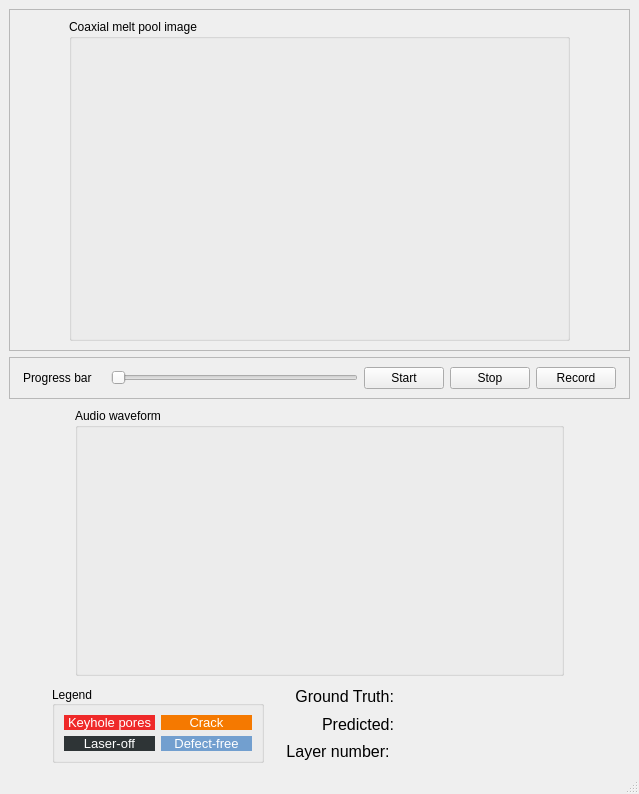
<?xml version="1.0" encoding="UTF-8"?>
<ui version="4.0">
 <class>MainWindow</class>
 <widget class="QMainWindow" name="MainWindow">
  <property name="geometry">
   <rect>
    <x>0</x>
    <y>0</y>
    <width>639</width>
    <height>794</height>
   </rect>
  </property>
  <property name="windowTitle">
   <string>Multisensor monitoring and defect detection</string>
  </property>
  <widget class="QWidget" name="centralwidget">
   <layout class="QVBoxLayout" name="verticalLayout_2" stretch="5,0,4,1">
    <item>
     <widget class="QFrame" name="frame">
      <property name="frameShape">
       <enum>QFrame::StyledPanel</enum>
      </property>
      <property name="frameShadow">
       <enum>QFrame::Raised</enum>
      </property>
      <layout class="QHBoxLayout" name="horizontalLayout_8" stretch="1,9,1">
       <property name="leftMargin">
        <number>3</number>
       </property>
       <property name="rightMargin">
        <number>3</number>
       </property>
       <item>
        <spacer name="horizontalSpacer_5">
         <property name="orientation">
          <enum>Qt::Horizontal</enum>
         </property>
         <property name="sizeHint" stdset="0">
          <size>
           <width>40</width>
           <height>20</height>
          </size>
         </property>
        </spacer>
       </item>
       <item>
        <widget class="QGroupBox" name="groupBox_3">
         <property name="title">
          <string>Coaxial melt pool image</string>
         </property>
         <layout class="QVBoxLayout" name="verticalLayout_5">
          <item>
           <widget class="QLabel" name="image_label"/>
          </item>
         </layout>
        </widget>
       </item>
       <item>
        <spacer name="horizontalSpacer_6">
         <property name="orientation">
          <enum>Qt::Horizontal</enum>
         </property>
         <property name="sizeHint" stdset="0">
          <size>
           <width>40</width>
           <height>20</height>
          </size>
         </property>
        </spacer>
       </item>
      </layout>
     </widget>
    </item>
    <item>
     <widget class="QFrame" name="frame_2">
      <property name="frameShape">
       <enum>QFrame::StyledPanel</enum>
      </property>
      <property name="frameShadow">
       <enum>QFrame::Raised</enum>
      </property>
      <layout class="QHBoxLayout" name="horizontalLayout_13" stretch="2,6,0,2">
       <property name="leftMargin">
        <number>13</number>
       </property>
       <property name="rightMargin">
        <number>13</number>
       </property>
       <item>
        <layout class="QHBoxLayout" name="horizontalLayout_15">
         <item>
          <widget class="QLabel" name="label">
           <property name="text">
            <string>Progress bar</string>
           </property>
          </widget>
         </item>
        </layout>
       </item>
       <item>
        <widget class="QSlider" name="progress_slider">
         <property name="orientation">
          <enum>Qt::Horizontal</enum>
         </property>
        </widget>
       </item>
       <item>
        <widget class="QPushButton" name="start_button">
         <property name="text">
          <string>Start</string>
         </property>
        </widget>
       </item>
       <item>
        <layout class="QHBoxLayout" name="horizontalLayout_14">
         <item>
          <widget class="QPushButton" name="stop_button">
           <property name="text">
            <string>Stop</string>
           </property>
          </widget>
         </item>
         <item>
          <widget class="QPushButton" name="record_button">
           <property name="text">
            <string>Record</string>
           </property>
          </widget>
         </item>
         <item>
          <spacer name="horizontalSpacer_8">
           <property name="orientation">
            <enum>Qt::Horizontal</enum>
           </property>
           <property name="sizeHint" stdset="0">
            <size>
             <width>40</width>
             <height>20</height>
            </size>
           </property>
          </spacer>
         </item>
        </layout>
       </item>
      </layout>
     </widget>
    </item>
    <item>
     <layout class="QHBoxLayout" name="horizontalLayout_11" stretch="1,9,1">
      <property name="leftMargin">
       <number>12</number>
      </property>
      <property name="topMargin">
       <number>3</number>
      </property>
      <property name="rightMargin">
       <number>12</number>
      </property>
      <property name="bottomMargin">
       <number>3</number>
      </property>
      <item>
       <spacer name="horizontalSpacer_2">
        <property name="orientation">
         <enum>Qt::Horizontal</enum>
        </property>
        <property name="sizeType">
         <enum>QSizePolicy::Minimum</enum>
        </property>
        <property name="sizeHint" stdset="0">
         <size>
          <width>10</width>
          <height>20</height>
         </size>
        </property>
       </spacer>
      </item>
      <item>
       <widget class="QGroupBox" name="groupBox_2">
        <property name="title">
         <string>Audio waveform</string>
        </property>
        <layout class="QVBoxLayout" name="verticalLayout_4">
         <item>
          <widget class="QWidget" name="audio_waveform_widget" native="true">
           <layout class="QHBoxLayout" name="horizontalLayout_9"/>
          </widget>
         </item>
        </layout>
       </widget>
      </item>
      <item>
       <spacer name="horizontalSpacer_3">
        <property name="orientation">
         <enum>Qt::Horizontal</enum>
        </property>
        <property name="sizeType">
         <enum>QSizePolicy::Minimum</enum>
        </property>
        <property name="sizeHint" stdset="0">
         <size>
          <width>20</width>
          <height>20</height>
         </size>
        </property>
       </spacer>
      </item>
     </layout>
    </item>
    <item>
     <layout class="QHBoxLayout" name="horizontalLayout_4" stretch="0,4,6,0">
      <property name="leftMargin">
       <number>3</number>
      </property>
      <property name="topMargin">
       <number>1</number>
      </property>
      <property name="rightMargin">
       <number>3</number>
      </property>
      <item>
       <spacer name="horizontalSpacer_4">
        <property name="orientation">
         <enum>Qt::Horizontal</enum>
        </property>
        <property name="sizeHint" stdset="0">
         <size>
          <width>40</width>
          <height>20</height>
         </size>
        </property>
       </spacer>
      </item>
      <item>
       <widget class="QGroupBox" name="groupBox">
        <property name="title">
         <string>Legend</string>
        </property>
        <property name="alignment">
         <set>Qt::AlignLeading|Qt::AlignLeft|Qt::AlignVCenter</set>
        </property>
        <layout class="QHBoxLayout" name="horizontalLayout_7">
         <item>
          <layout class="QVBoxLayout" name="verticalLayout_3">
           <item>
            <layout class="QHBoxLayout" name="horizontalLayout_5">
             <item>
              <widget class="QLabel" name="legend_keyhole">
               <property name="styleSheet">
                <string notr="true">background-color: rgb(239, 41, 41);</string>
               </property>
               <property name="text">
                <string>&lt;html&gt;&lt;head/&gt;&lt;body&gt;&lt;p&gt;&lt;span style=&quot; font-size:10pt; color:#ffffff;&quot;&gt;Keyhole pores&lt;/span&gt;&lt;/p&gt;&lt;/body&gt;&lt;/html&gt;</string>
               </property>
               <property name="alignment">
                <set>Qt::AlignCenter</set>
               </property>
              </widget>
             </item>
             <item>
              <widget class="QLabel" name="legend_crack">
               <property name="styleSheet">
                <string notr="true">background-color: rgb(245, 121, 0);</string>
               </property>
               <property name="text">
                <string>&lt;html&gt;&lt;head/&gt;&lt;body&gt;&lt;p&gt;&lt;span style=&quot; font-size:10pt; color:#ffffff;&quot;&gt;Crack&lt;/span&gt;&lt;/p&gt;&lt;/body&gt;&lt;/html&gt;</string>
               </property>
               <property name="alignment">
                <set>Qt::AlignCenter</set>
               </property>
              </widget>
             </item>
            </layout>
           </item>
           <item>
            <layout class="QHBoxLayout" name="horizontalLayout_6">
             <item>
              <widget class="QLabel" name="legend_laser_off">
               <property name="font">
                <font>
                 <pointsize>15</pointsize>
                </font>
               </property>
               <property name="styleSheet">
                <string notr="true">background-color: rgb(46, 52, 54);</string>
               </property>
               <property name="text">
                <string>&lt;html&gt;&lt;head/&gt;&lt;body&gt;&lt;p&gt;&lt;span style=&quot; font-size:10pt; color:#ffffff;&quot;&gt;Laser-off&lt;/span&gt;&lt;/p&gt;&lt;/body&gt;&lt;/html&gt;</string>
               </property>
               <property name="alignment">
                <set>Qt::AlignCenter</set>
               </property>
              </widget>
             </item>
             <item>
              <widget class="QLabel" name="legend_defect_free">
               <property name="styleSheet">
                <string notr="true">background-color: rgb(114, 159, 207);</string>
               </property>
               <property name="text">
                <string>&lt;html&gt;&lt;head/&gt;&lt;body&gt;&lt;p&gt;&lt;span style=&quot; font-size:10pt; color:#ffffff;&quot;&gt;Defect-free&lt;/span&gt;&lt;/p&gt;&lt;/body&gt;&lt;/html&gt;</string>
               </property>
               <property name="alignment">
                <set>Qt::AlignCenter</set>
               </property>
              </widget>
             </item>
            </layout>
           </item>
          </layout>
         </item>
        </layout>
       </widget>
      </item>
      <item>
       <layout class="QVBoxLayout" name="verticalLayout">
        <item>
         <layout class="QHBoxLayout" name="horizontalLayout" stretch="4,6">
          <item>
           <widget class="QLabel" name="label_GT">
            <property name="font">
             <font>
              <pointsize>15</pointsize>
             </font>
            </property>
            <property name="text">
             <string>&lt;html&gt;&lt;head/&gt;&lt;body&gt;&lt;p align=&quot;right&quot;&gt;&lt;span style=&quot; font-size:12pt;&quot;&gt;Ground Truth:&lt;/span&gt;&lt;/p&gt;&lt;/body&gt;&lt;/html&gt;</string>
            </property>
           </widget>
          </item>
          <item>
           <widget class="QLabel" name="class_name_label"/>
          </item>
         </layout>
        </item>
        <item>
         <layout class="QHBoxLayout" name="horizontalLayout_2" stretch="4,6">
          <item>
           <widget class="QLabel" name="label_predicted">
            <property name="font">
             <font>
              <pointsize>15</pointsize>
             </font>
            </property>
            <property name="text">
             <string>&lt;html&gt;&lt;head/&gt;&lt;body&gt;&lt;p align=&quot;right&quot;&gt;&lt;span style=&quot; font-size:12pt;&quot;&gt;Predicted:&lt;/span&gt;&lt;/p&gt;&lt;/body&gt;&lt;/html&gt;</string>
            </property>
           </widget>
          </item>
          <item>
           <widget class="QLabel" name="predicted_class_label"/>
          </item>
         </layout>
        </item>
        <item>
         <layout class="QHBoxLayout" name="horizontalLayout_3" stretch="4,6">
          <item>
           <widget class="QLabel" name="label_layer_number_txt">
            <property name="font">
             <font>
              <pointsize>15</pointsize>
             </font>
            </property>
            <property name="text">
             <string>&lt;html&gt;&lt;head/&gt;&lt;body&gt;&lt;p align=&quot;right&quot;&gt;&lt;span style=&quot; font-size:12pt;&quot;&gt;Layer number: &lt;/span&gt;&lt;/p&gt;&lt;/body&gt;&lt;/html&gt;</string>
            </property>
           </widget>
          </item>
          <item>
           <widget class="QLabel" name="layer_number_label"/>
          </item>
         </layout>
        </item>
       </layout>
      </item>
      <item>
       <spacer name="horizontalSpacer">
        <property name="orientation">
         <enum>Qt::Horizontal</enum>
        </property>
        <property name="sizeHint" stdset="0">
         <size>
          <width>40</width>
          <height>20</height>
         </size>
        </property>
       </spacer>
      </item>
     </layout>
    </item>
   </layout>
  </widget>
  <widget class="QMenuBar" name="menubar">
   <property name="geometry">
    <rect>
     <x>0</x>
     <y>0</y>
     <width>639</width>
     <height>22</height>
    </rect>
   </property>
  </widget>
  <widget class="QStatusBar" name="statusbar"/>
 </widget>
 <resources/>
 <connections/>
</ui>
